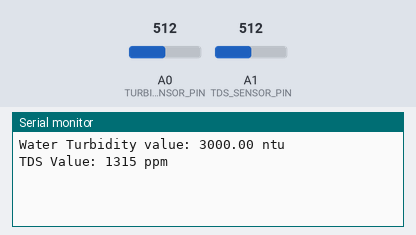
A sketch run on a simulated Arduino Uno, built with avr-gcc and run on an emulated ATmega328P. On the bench: the last lines printed to the serial monitor. Inputs (shaded band) come from the test bench; at power-on: A0 (TURBIDITY_SENSOR_PIN) = 512, A1 (TDS_SENSOR_PIN) = 512.

Above: at 3.2 s.
3.3 s: A0 (TURBIDITY_SENSOR_PIN) set to 716
At 4.6 s:
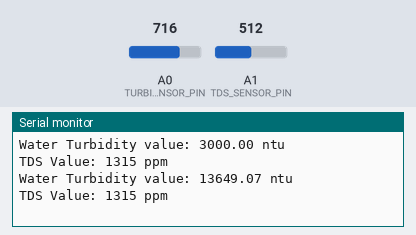
4.8 s: A0 (TURBIDITY_SENSOR_PIN) set to 810
At 6.1 s:
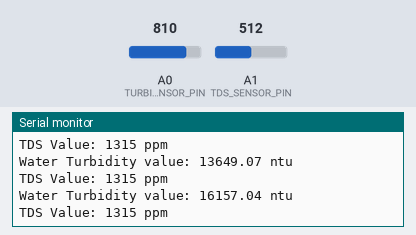
Timing chart, 0 to 7.8 s (numbered marks = the images above; inputs shaded):
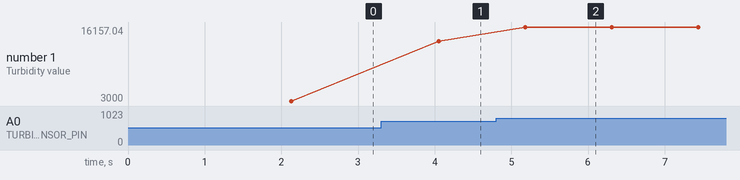

Measured:
- after the input at 3.3 s, the serial monitor: prints a new line after 0.76 s (image 1)
- after the input at 4.8 s, the serial monitor: prints a new line after 0.38 s (image 2)
- plotted number 1: 3000 → 13649.07 after the input at 3.3 s, 13649.07 → 16157.04 after the input at 4.8 s

The sketch:

Wat_Sen_Main.ino
```cpp
/**
 * This code is to measure water quality with multiple sensors. It has been developed in
 * IoTLab Federation University, Churchill, Australia.
 *
 *
 */

#define TURBIDITY_SEN_ENABLE true
#define TDS_SEN_ENABLE true

#define TURBIDITY_SENSOR_PIN A0
#define TDS_SENSOR_PIN A1

#define VREF 5.0             // analog reference voltage(Volt) of the ADC
#define SCOUNT  30           // sum of sample point

#define BURATE 115200
#define SAMPLE_POINTS 800

#define SETUP_DELAY 2000
#define SLEEPING_INTERVAL 1000

float voltage;
float sensorValue;
float ntu;
float ntuReturn;

int analogBuffer[SCOUNT];    // store the analog value in the array, read from ADC
int analogBufferTemp[SCOUNT];
int analogBufferIndex = 0;
int copyIndex = 0;
float averageVoltage = 0;
float tdsValue = 0;
float tdsRet = 0;
float temperature = 25;


void setup(){// put your setup code here, to run once
  Serial.begin(BURATE);

  // configure Turbidity sensor pin
#if TURBIDITY_SEN_ENABLE
  pinMode(TURBIDITY_SENSOR_PIN, INPUT);
#endif

#if TDS_SEN_ENABLE
  pinMode(TDS_SENSOR_PIN, INPUT);
#endif

  delay(SETUP_DELAY);
}

void loop() {

// This part is for the Turbidity
#if TURBIDITY_SEN_ENABLE
  ntuReturn = getTurbidity();
  Serial.print("Water Turbidity value: ");
  Serial.print(ntuReturn);
  Serial.println(" ntu");
#endif

// This part is for Total Dissolved Solids (TDS)
#if TDS_SEN_ENABLE
  tdsRet = getTDS();
  Serial.print("TDS Value: ");
  Serial.print(tdsRet,0);
  Serial.println(" ppm");
#endif

  delay(SLEEPING_INTERVAL);

  Serial.println("");
}

float getTDS() {

  while(1) {

    // put your main code here, to run repeatedly:
     static unsigned long analogSampleTimepoint = millis();
     if(millis()-analogSampleTimepoint > 40U)     //every 40 milliseconds,read the analog value from the ADC
     {
       analogSampleTimepoint = millis();
       analogBuffer[analogBufferIndex] = analogRead(TDS_SENSOR_PIN);    //read the analog value and store into the buffer
       analogBufferIndex++;
       if(analogBufferIndex == SCOUNT)
           analogBufferIndex = 0;
     }

     static unsigned long printTimepoint = millis();

     if(millis()-printTimepoint > 800U)
     {
        printTimepoint = millis();
        for(copyIndex=0;copyIndex<SCOUNT;copyIndex++)
          analogBufferTemp[copyIndex]= analogBuffer[copyIndex];
        averageVoltage = getMedianNum(analogBufferTemp,SCOUNT) * (float)VREF / 1024.0; // read the analog value more stable by the median filtering algorithm, and convert to voltage value
        float compensationCoefficient=1.0+0.02*(temperature-25.0);    //temperature compensation formula: fFinalResult(25^C) = fFinalResult(current)/(1.0+0.02*(fTP-25.0));
        float compensationVolatge=averageVoltage/compensationCoefficient;  //temperature compensation
        tdsValue=(133.42*compensationVolatge*compensationVolatge*compensationVolatge - 255.86*compensationVolatge*compensationVolatge + 857.39*compensationVolatge)*0.5; //convert voltage value to tds value

        return tdsValue;
     }
  }
}

int getMedianNum(int bArray[], int iFilterLen)
{
      int bTab[iFilterLen];
      for (byte i = 0; i<iFilterLen; i++)
      bTab[i] = bArray[i];
      int i, j, bTemp;
      for (j = 0; j < iFilterLen - 1; j++)
      {
      for (i = 0; i < iFilterLen - j - 1; i++)
          {
        if (bTab[i] > bTab[i + 1])
            {
        bTemp = bTab[i];
            bTab[i] = bTab[i + 1];
        bTab[i + 1] = bTemp;
         }
      }
      }
      if ((iFilterLen & 1) > 0)
    bTemp = bTab[(iFilterLen - 1) / 2];
      else
    bTemp = (bTab[iFilterLen / 2] + bTab[iFilterLen / 2 - 1]) / 2;
      return bTemp;
}

float getTurbidity() {
  sensorValue = 0;

  for(int i = 0; i < SAMPLE_POINTS; i++) {
    sensorValue += ((float) analogRead(TURBIDITY_SENSOR_PIN) / 1023) * 5;
  }

  voltage = sensorValue / SAMPLE_POINTS;
  voltage = round_to_dp(voltage, 2);


  if(voltage < 2.5) {
    ntu = 3000;
  } else {
    ntu = -1120.4 * sqrt(voltage) + 5742.3 * voltage - 4352.9;
  }

  return ntu;
}


float round_to_dp(float in_value, int decimal_place) {
  float multiplier = powf( 10.0f, decimal_place );
  in_value = roundf( in_value * multiplier ) / multiplier;
  return in_value;
}
```
